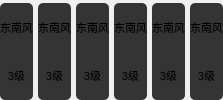
        <widget class="QWidget" name="widget0406" native="true">
         <property name="minimumSize">
          <size>
           <width>0</width>
           <height>30</height>
          </size>
         </property>
         <layout class="QGridLayout" name="gridLayout_5">
          <property name="leftMargin">
           <number>0</number>
          </property>
          <property name="topMargin">
           <number>3</number>
          </property>
          <property name="rightMargin">
           <number>0</number>
          </property>
          <property name="bottomMargin">
           <number>0</number>
          </property>
          <property name="horizontalSpacing">
           <number>5</number>
          </property>
          <property name="verticalSpacing">
           <number>0</number>
          </property>
          <item row="0" column="0">
           <widget class="QLabel" name="label_fx1">
            <property name="minimumSize">
             <size>
              <width>0</width>
              <height>20</height>
             </size>
            </property>
            <property name="maximumSize">
             <size>
              <width>16777215</width>
              <height>48</height>
             </size>
            </property>
            <property name="font">
             <font>
              <pointsize>8</pointsize>
             </font>
            </property>
            <property name="styleSheet">
             <string notr="true">background-color: rgb(52, 52, 52);
border-radius: 5px;
border-bottom-left-radius:0px;
border-bottom-right-radius:0px;</string>
            </property>
            <property name="text">
             <string>东南风</string>
            </property>
            <property name="scaledContents">
             <bool>true</bool>
            </property>
            <property name="alignment">
             <set>Qt::AlignCenter</set>
            </property>
           </widget>
          </item>
          <item row="0" column="1">
           <widget class="QLabel" name="label_fx2">
            <property name="minimumSize">
             <size>
              <width>0</width>
              <height>20</height>
             </size>
            </property>
            <property name="maximumSize">
             <size>
              <width>16777215</width>
              <height>48</height>
             </size>
            </property>
            <property name="font">
             <font>
              <pointsize>8</pointsize>
             </font>
            </property>
            <property name="styleSheet">
             <string notr="true">background-color: rgb(52, 52, 52);
border-radius: 5px;
border-bottom-left-radius:0px;
border-bottom-right-radius:0px;</string>
            </property>
            <property name="text">
             <string>东南风</string>
            </property>
            <property name="scaledContents">
             <bool>true</bool>
            </property>
            <property name="alignment">
             <set>Qt::AlignCenter</set>
            </property>
           </widget>
          </item>
          <item row="0" column="2">
           <widget class="QLabel" name="label_fx3">
            <property name="minimumSize">
             <size>
              <width>0</width>
              <height>20</height>
             </size>
            </property>
            <property name="maximumSize">
             <size>
              <width>16777215</width>
              <height>48</height>
             </size>
            </property>
            <property name="font">
             <font>
              <pointsize>8</pointsize>
             </font>
            </property>
            <property name="styleSheet">
             <string notr="true">background-color: rgb(52, 52, 52);
border-radius: 5px;
border-bottom-left-radius:0px;
border-bottom-right-radius:0px;</string>
            </property>
            <property name="text">
             <string>东南风</string>
            </property>
            <property name="scaledContents">
             <bool>true</bool>
            </property>
            <property name="alignment">
             <set>Qt::AlignCenter</set>
            </property>
           </widget>
          </item>
          <item row="0" column="3">
           <widget class="QLabel" name="label_fx4">
            <property name="minimumSize">
             <size>
              <width>0</width>
              <height>20</height>
             </size>
            </property>
            <property name="maximumSize">
             <size>
              <width>16777215</width>
              <height>48</height>
             </size>
            </property>
            <property name="font">
             <font>
              <pointsize>8</pointsize>
             </font>
            </property>
            <property name="styleSheet">
             <string notr="true">background-color: rgb(52, 52, 52);
border-radius: 5px;
border-bottom-left-radius:0px;
border-bottom-right-radius:0px;</string>
            </property>
            <property name="text">
             <string>东南风</string>
            </property>
            <property name="scaledContents">
             <bool>true</bool>
            </property>
            <property name="alignment">
             <set>Qt::AlignCenter</set>
            </property>
           </widget>
          </item>
          <item row="0" column="4">
           <widget class="QLabel" name="label_fx5">
            <property name="minimumSize">
             <size>
              <width>0</width>
              <height>20</height>
             </size>
            </property>
            <property name="maximumSize">
             <size>
              <width>16777215</width>
              <height>48</height>
             </size>
            </property>
            <property name="font">
             <font>
              <pointsize>8</pointsize>
             </font>
            </property>
            <property name="styleSheet">
             <string notr="true">background-color: rgb(52, 52, 52);
border-radius: 5px;
border-bottom-left-radius:0px;
border-bottom-right-radius:0px;</string>
            </property>
            <property name="text">
             <string>东南风</string>
            </property>
            <property name="scaledContents">
             <bool>true</bool>
            </property>
            <property name="alignment">
             <set>Qt::AlignCenter</set>
            </property>
           </widget>
          </item>
          <item row="0" column="5">
           <widget class="QLabel" name="label_fx6">
            <property name="minimumSize">
             <size>
              <width>0</width>
              <height>20</height>
             </size>
            </property>
            <property name="maximumSize">
             <size>
              <width>16777215</width>
              <height>48</height>
             </size>
            </property>
            <property name="font">
             <font>
              <pointsize>8</pointsize>
             </font>
            </property>
            <property name="styleSheet">
             <string notr="true">background-color: rgb(52, 52, 52);
border-radius: 5px;
border-bottom-left-radius:0px;
border-bottom-right-radius:0px;</string>
            </property>
            <property name="text">
             <string>东南风</string>
            </property>
            <property name="scaledContents">
             <bool>true</bool>
            </property>
            <property name="alignment">
             <set>Qt::AlignCenter</set>
            </property>
           </widget>
          </item>
          <item row="1" column="0">
           <widget class="QLabel" name="label_fx1level">
            <property name="font">
             <font>
              <pointsize>8</pointsize>
             </font>
            </property>
            <property name="styleSheet">
             <string notr="true">border-radius: 5px;
border-top-left-radius:0px;
border-top-right-radius:0px;
background-color: rgb(52, 52, 52);</string>
            </property>
            <property name="text">
             <string>3级</string>
            </property>
            <property name="alignment">
             <set>Qt::AlignCenter</set>
            </property>
           </widget>
          </item>
          <item row="1" column="1">
           <widget class="QLabel" name="label_fx2level">
            <property name="font">
             <font>
              <pointsize>8</pointsize>
             </font>
            </property>
            <property name="styleSheet">
             <string notr="true">border-radius: 5px;
border-top-left-radius:0px;
border-top-right-radius:0px;
background-color: rgb(52, 52, 52);</string>
            </property>
            <property name="text">
             <string>3级</string>
            </property>
            <property name="alignment">
             <set>Qt::AlignCenter</set>
            </property>
           </widget>
          </item>
          <item row="1" column="2">
           <widget class="QLabel" name="label_fx3level">
            <property name="minimumSize">
             <size>
              <width>0</width>
              <height>20</height>
             </size>
            </property>
            <property name="font">
             <font>
              <pointsize>8</pointsize>
             </font>
            </property>
            <property name="styleSheet">
             <string notr="true">border-radius: 5px;
border-top-left-radius:0px;
border-top-right-radius:0px;
background-color: rgb(52, 52, 52);</string>
            </property>
            <property name="text">
             <string>3级</string>
            </property>
            <property name="alignment">
             <set>Qt::AlignCenter</set>
            </property>
           </widget>
          </item>
          <item row="1" column="3">
           <widget class="QLabel" name="label_fx4level">
            <property name="font">
             <font>
              <pointsize>8</pointsize>
             </font>
            </property>
            <property name="styleSheet">
             <string notr="true">border-radius: 5px;
border-top-left-radius:0px;
border-top-right-radius:0px;
background-color: rgb(52, 52, 52);</string>
            </property>
            <property name="text">
             <string>3级</string>
            </property>
            <property name="alignment">
             <set>Qt::AlignCenter</set>
            </property>
           </widget>
          </item>
          <item row="1" column="4">
           <widget class="QLabel" name="label_fx5level">
            <property name="font">
             <font>
              <pointsize>8</pointsize>
             </font>
            </property>
            <property name="styleSheet">
             <string notr="true">border-radius: 5px;
border-top-left-radius:0px;
border-top-right-radius:0px;
background-color: rgb(52, 52, 52);</string>
            </property>
            <property name="text">
             <string>3级</string>
            </property>
            <property name="alignment">
             <set>Qt::AlignCenter</set>
            </property>
           </widget>
          </item>
          <item row="1" column="5">
           <widget class="QLabel" name="label_fx6level">
            <property name="font">
             <font>
              <pointsize>8</pointsize>
             </font>
            </property>
            <property name="styleSheet">
             <string notr="true">border-radius: 5px;
border-top-left-radius:0px;
border-top-right-radius:0px;
background-color: rgb(52, 52, 52);</string>
            </property>
            <property name="text">
             <string>3级</string>
            </property>
            <property name="alignment">
             <set>Qt::AlignCenter</set>
            </property>
           </widget>
          </item>
         </layout>
        </widget>
